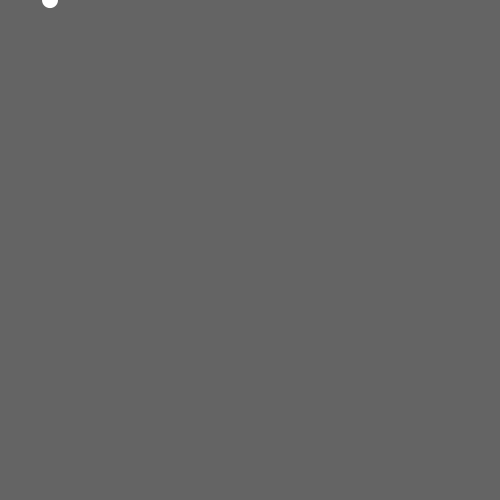
Frame 1 (no input)
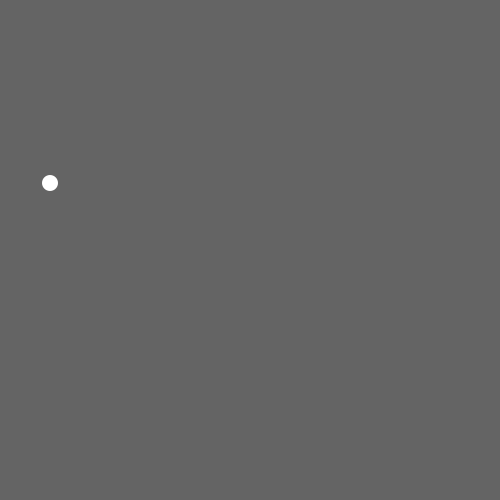
Frame 60 (the mouse pressed at the canvas centre just before this capture)
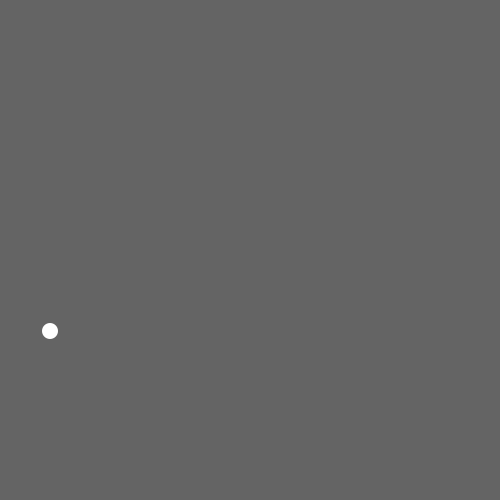
Frame 120 (the mouse held since frame 60 and released just before this capture)

The Processing sketch that drew these frames (run headless with seeded random() and noise(); from frame 60 on, the mouse is pressed at the canvas centre):

// Processing sketch: Append_Ball_exerc
// ── Append_Ball_exerc.pde
Ball[] balls = new Ball[1];
float gravity = 0.1;

void setup() {
  size(500, 500);
  smooth();
  //frameRate(30);
  //initialize ball index 0
  balls[0] = new Ball(50, 0, 16);
}

void draw() {
  background(100);
  //update and display all balls
  for (int i=0; i<balls.length; i++) {
    balls[i].gravity();
    balls[i].move();
    balls[i].display();
  }
}

void mosePressed() {
  //A new ball object
  Ball b = new Ball(mouseX, mouseY, 10);

  //append to array
  balls = (Ball[]) append(balls, b);
}

class Ball {
  float x;
  float y;
  float speed;
  float w;

  Ball(float tempX, float tempY, float tempW) {
    x = tempX;
    y = tempY;
    w = tempW;
    speed = 0;
  }

  void gravity() {
    //Add gravity to speed
    speed = speed + gravity;
  }

  void move() {
    //Add speed to y location
    y = y + speed;
    //if square reaches bottom, reverse speed
    if (y>height) {
      speed = speed * -0.95;
      y = height;
    }
  }

  void display() {
    //display circle
    fill(255);
    noStroke();
    ellipse(x, y, w, w);
  }
}
